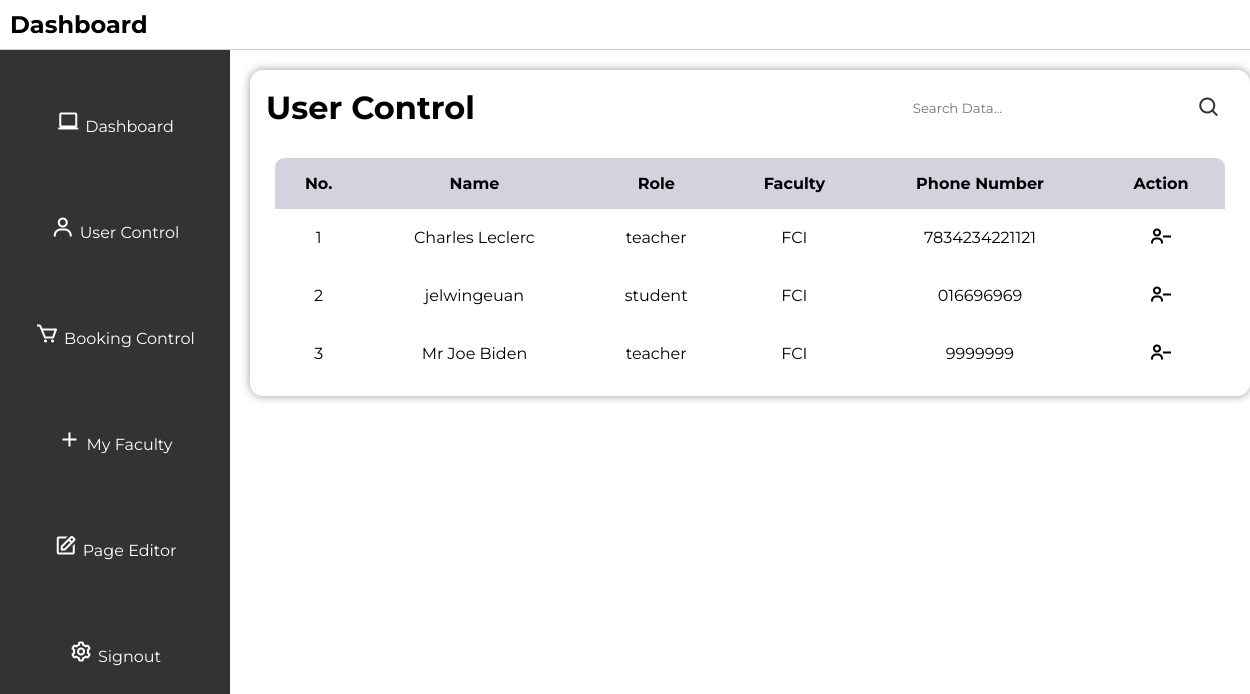
The page /usercontrol on the database as committed earlier.
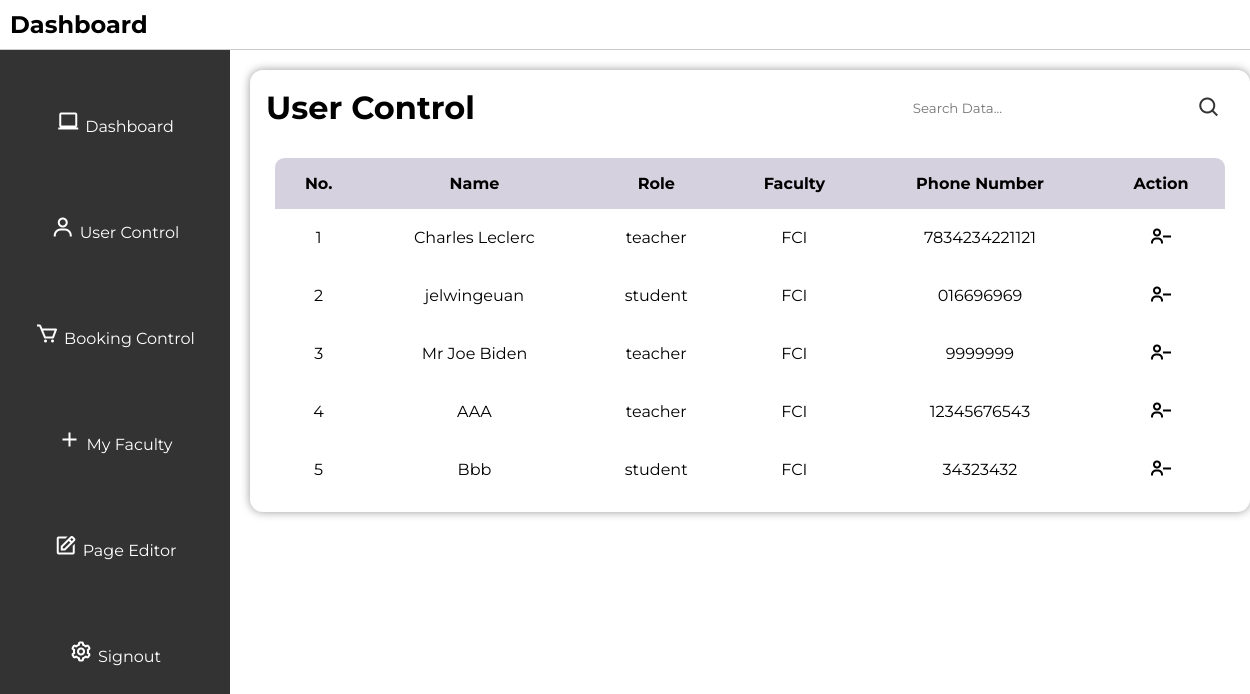
The same page on the database as committed later.
### tables this page shows
CREATE TABLE users (
        id INTEGER PRIMARY KEY AUTOINCREMENT,
        role TEXT NOT NULL,
        faculty TEXT NOT NULL,
        username TEXT NOT NULL UNIQUE,
        email TEXT NOT NULL UNIQUE,
        phone_number TEXT NOT NULL UNIQUE,
        password TEXT NOT NULL
        );

### app.py (the view)
@app.route("/usercontrol")
def usercontrol():
    search_query = request.args.get('search', '')
    conn = get_db_connection()
    cursor = conn.cursor()
    if search_query:
        cursor.execute(
            """
            SELECT id, role, faculty, username, phone_number
            FROM users
            WHERE username LIKE ? OR role LIKE ? OR faculty LIKE ? OR phone_number LIKE ?
            """,
            (f"%{search_query}%", f"%{search_query}%", f"%{search_query}%", f"%{search_query}%")
        )
    else:
        cursor.execute("SELECT id, role, faculty, username, phone_number FROM users")
    users = cursor.fetchall()
    cursor.close()
    conn.close()
    return render_template("usercontrol.html", users=users)

### app.py (called while the page is built)
def get_db_connection():
    con = sqlite3.connect("database.db")  # Connect to the database
    con.row_factory = sqlite3.Row        # Set row factory to sqlite3.Row for dictionary-like row access
    return con                           # Return the database connection

### templates/usercontrol.html (shortened to what this page needs)
<!DOCTYPE html>
<html lang="en">
<head>
    <link rel="stylesheet" href="../static/style.css">
    <link href='https://unpkg.com/boxicons@2.1.4/css/boxicons.min.css' rel='stylesheet'>
</head>
<body>
    <header>
        <h2>Dashboard</h2>
    </header>
    <div class="sidebar">
        <ul>
            <li><i class='bx bx-laptop'></i><a href="/admin">Dashboard</a></li>
            <li><i class='bx bx-user'></i><a href="/usercontrol">User Control</a></li>
            <li><i class='bx bx-cart'></i><a href="/appointmentcontrol">Booking Control</a></li>
            <li><i class='bx bx-plus'></i><a href="/faculty">My Faculty</a></li>
            <li><i class='bx bx-edit' ></i><a href="/adminpageeditor">Page Editor</a></li>
            <li><i class='bx bx-cog' ></i><a href="/logout">Signout</a></li>
        </ul>
    </div>
    <div class="user-main">
        <div class="table" id="customers_table">
            <div class="table__header">
                <h1>User Control</h1>
                <div class="input-group">
                    <input type="search" id="search" placeholder="Search Data...">
                    <i class='bx bx-search' onclick="searchData()"></i>
                </div>
            </div>
            <div class="table__body">
                <table>
                    <thead>
                        <tr>
                            <th> No. </th>
                            <th> Name </th>
                            <th> Role </th>
                            <th> Faculty </th>
                            <th> Phone Number </th>
                            <th> Action </th>
                        </tr>
                    </thead>
                    <tbody id="userTableBody">
                        {% for user in users %}
                        <form action="/delete_user" method="POST">
                            <tr>
                                <td> {{ loop.index }} </td>
                                <td>{{ user[3] }}</td>
                                <td>{{ user[1] }}</td>
                                <td> {{ user[2] }} </td>
                                <td> {{ user[4] }}</td>
                                <td>
                                    <button type="submit"><i class='bx bx-user-minus'></i></button>
                                </td>
                            </tr>
                        </form>
                        {% endfor %}
                    </tbody>
                </table>
            </div>
        </div>
    </div>
</body>
</html>

### static/style.css (style rules this page uses)
* { margin: 0; padding: 0; box-sizing: border-box; font-family: 'Montserrat'; }
body { font-family: 'Montserrat', sans-serif; background-color: white; justify-content: center; align-items: center; margin: 0; padding: 0; min-width: 100vh; }
.bx { font-size: 24px; color: #333; }
header { display: flex; justify-content: space-between; align-items: center; padding: 10px; background-color: #ffffff; border-bottom: 1px solid #ccc; position: relative; top: 0; width: 100%; }
header h2 { font-size: 24px; }
.sidebar { height: calc(210vh - 60px); width: 230px; position: absolute; top: 50px; left: 0; background-color: #333; padding-top: 20px; overflow-y: auto; }
.sidebar ul { list-style-type: none; }
.sidebar ul li { padding: 40px 0; text-align: center; }
.sidebar ul li a { color: #fff; text-decoration: none; }
.sidebar i { color: white; margin-right: 5px; }
.table { position: relative; width: 1000px; box-shadow: 0 0 10px rgba(0, 0, 0, 0.4); border-radius: 12.8px; display: flex; justify-content: center; flex-direction: column; margin-top: 20px; left: 20%; }
.table__header { width: 100%; height: 10%; padding: 12.8px 16px; display: flex; justify-content: space-between; align-items: center; }
.table__header .input-group { width: 35%; height: 100%; padding: 12.8px; border-radius: 32px; display: flex; justify-content: center; align-items: center; transition: .2s; }
.table__header .input-group input { width: 100%; padding: 0 8px 0 4.8px; background-color: transparent; border: none; outline: none; }
.table__body { width: 95%; max-height: calc(89vh - 16px); background-color: #fffb; margin: 12.8px auto; border-radius: 9.6px; overflow: auto; overflow: overlay; }
table { width: 100%; }
table, th, td { border-collapse: collapse; padding: 16px; text-align: center; }
thead th { position: sticky; top: 0; left: 0; background-color: #d5d1defe; text-transform: capitalize; }
.table__body button { background-color: transparent; border: none; color: black; justify-content: center; }
.table__body i { border: none; color: black; }

Rows that differ between the two databases and show on the page:
added users: username "AAA", role "teacher", faculty "FCI", phone_number "12345676543"
added users: username "Bbb", role "student", faculty "FCI", phone_number "34323432"
